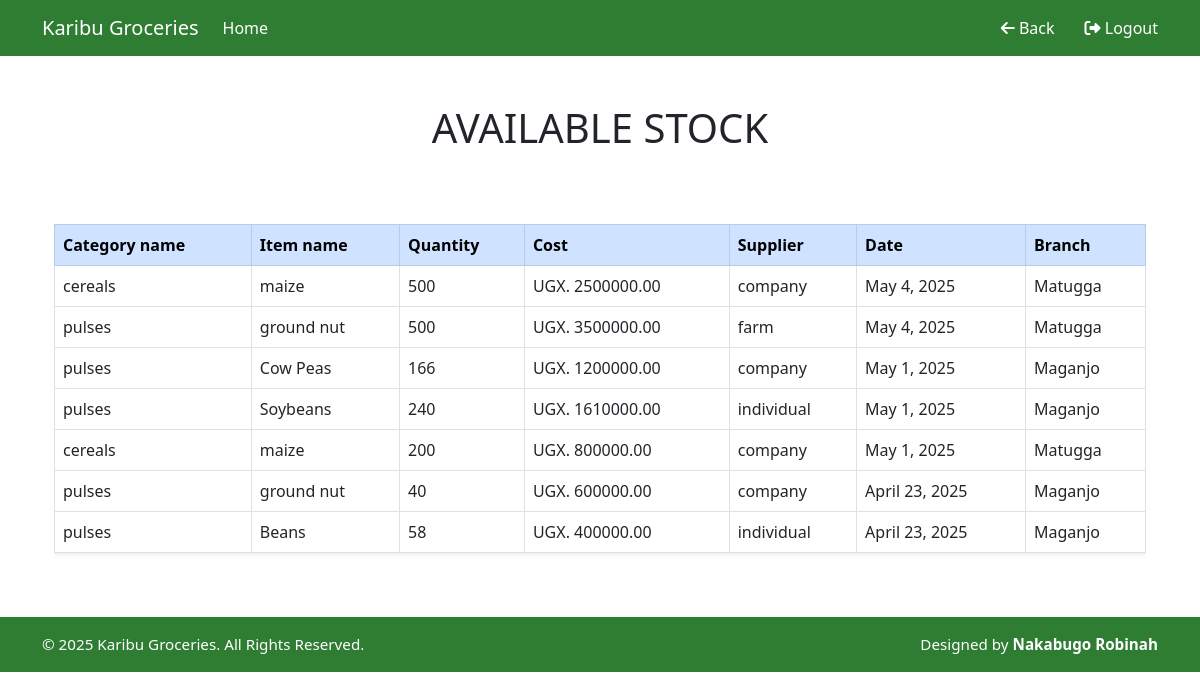
The app's page /allstock/ (signed in) with its own data.
### ledger/models.py (models this page shows, shortened)
class Stock(models.Model):
    category_name = models.ForeignKey(Category, on_delete=models.CASCADE, null=True, blank=True)
    item_name = models.CharField(max_length=10, null=True, blank=False)
    total_quantity = models.IntegerField(default=0, null=True, blank=False)
    issued_quantity = models.IntegerField(default=0, null=True, blank=False)
    received_quantity = models.IntegerField(default=0, null=True, blank=False)
    type_of_stock = models.CharField(max_length=20)
    cost = models.DecimalField(max_digits=10, decimal_places=2, null=True, blank=False)
    supplier_type = models.CharField(
        max_length=20,
        choices=[
            ("individual", "Individual Dealer"),
            ("company", "Company"),
            ("farm", "KGL Farm")
        ]
    )
    date = models.DateField(auto_now_add=True)
    branch = models.CharField(max_length=20, choices=[("Maganjo", "Maganjo"), ("Matugga", "Matugga")])
    unit_price = models.FloatField(blank=True, default=0, null=True)
    unit_cost = models.FloatField(blank=True, default=0, null=True)

class Category(models.Model):
    category_name = models.CharField(max_length=50, null=True, blank=True)
    def __str__(self):
        return self.category_name if self.category_name else "unnamed Category"

### ledger/views.py (the view)
# urls.py: path('allstock/',views.allstock, name='allstock'),
@login_required
def allstock(request):
    stocks =Stock.objects.all().order_by('-id')
    return render(request, 'ledger/allstock.html',{'stocks':stocks})

### ledger/templates/ledger/allstock.html (shortened to what this page needs)
{% extends 'base.html' %}
{% load static %}
{% block content %}
<div class="container my-5">
    <h1 class="text-center mb-4">AVAILABLE STOCK</h1>
    <div class="table-responsive position-relative">
        <table class="table table-bordered table-hover shadow-sm mt-5">
            <thead class="table-primary">
                <tr>
                    <th>Category name</th>
                    <th>Item name</th>
                    <th>Quantity</th>
                    <th>Cost</th>
                    <th>Supplier</th>
                    <th>Date</th>
                    <th>Branch</th>
                </tr>
            </thead>
            <tbody>
                {% for stock in stocks %}
                <tr>
                    <td>{{ stock.category_name }}</td>
                    <td>{{ stock.item_name }}</td>
                    <td>{{ stock.total_quantity }}</td>
                    <td>UGX. {{ stock.cost }}</td>
                    <td>{{ stock.supplier_type }}</td>
                    <td>{{ stock.date }}</td>
                    <td>{{ stock.branch }}</td>
                </tr>
                {% endfor %}
            </tbody>
        </table>
    </div>
</div>
{% endblock %}

### records on screen
Stock: category_name "cereals", item_name "maize", total_quantity "500", cost "2500000.00", supplier_type "company", date "May 4, 2025", branch "Matugga"
Stock: category_name "pulses", item_name "ground nut", total_quantity "500", cost "3500000.00", supplier_type "farm", date "May 4, 2025", branch "Matugga"
Stock: category_name "pulses", item_name "Cow Peas", total_quantity "166", cost "1200000.00", supplier_type "company", date "May 1, 2025", branch "Maganjo"
Stock: category_name "pulses", item_name "Soybeans", total_quantity "240", cost "1610000.00", supplier_type "individual", date "May 1, 2025", branch "Maganjo"
Stock: category_name "cereals", item_name "maize", total_quantity "200", cost "800000.00", supplier_type "company", date "May 1, 2025", branch "Matugga"
Stock: category_name "pulses", item_name "ground nut", total_quantity "40", cost "600000.00", supplier_type "company", date "April 23, 2025", branch "Maganjo"
Stock: category_name "pulses", item_name "Beans", total_quantity "58", cost "400000.00", supplier_type "individual", date "April 23, 2025", branch "Maganjo"
